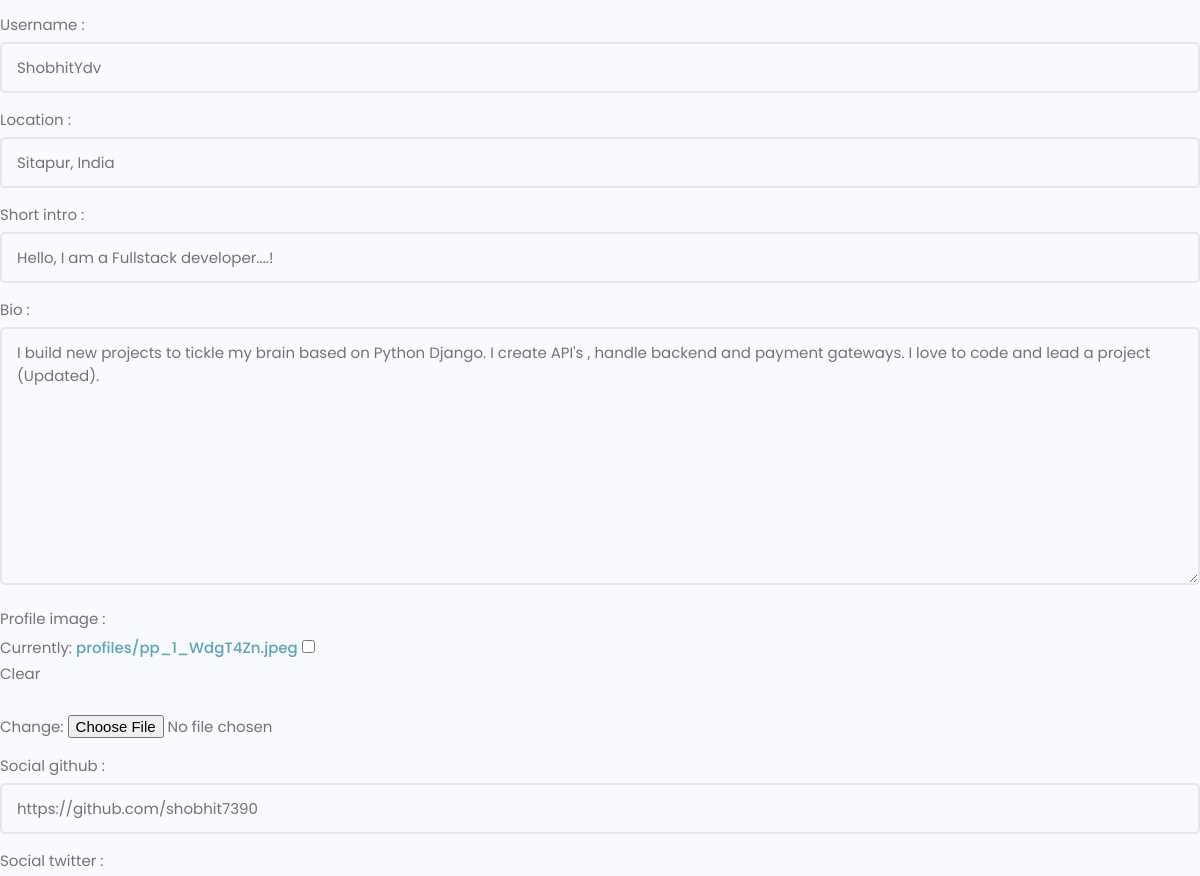
The app's page /edit-account/ (signed in, middle part), older data.
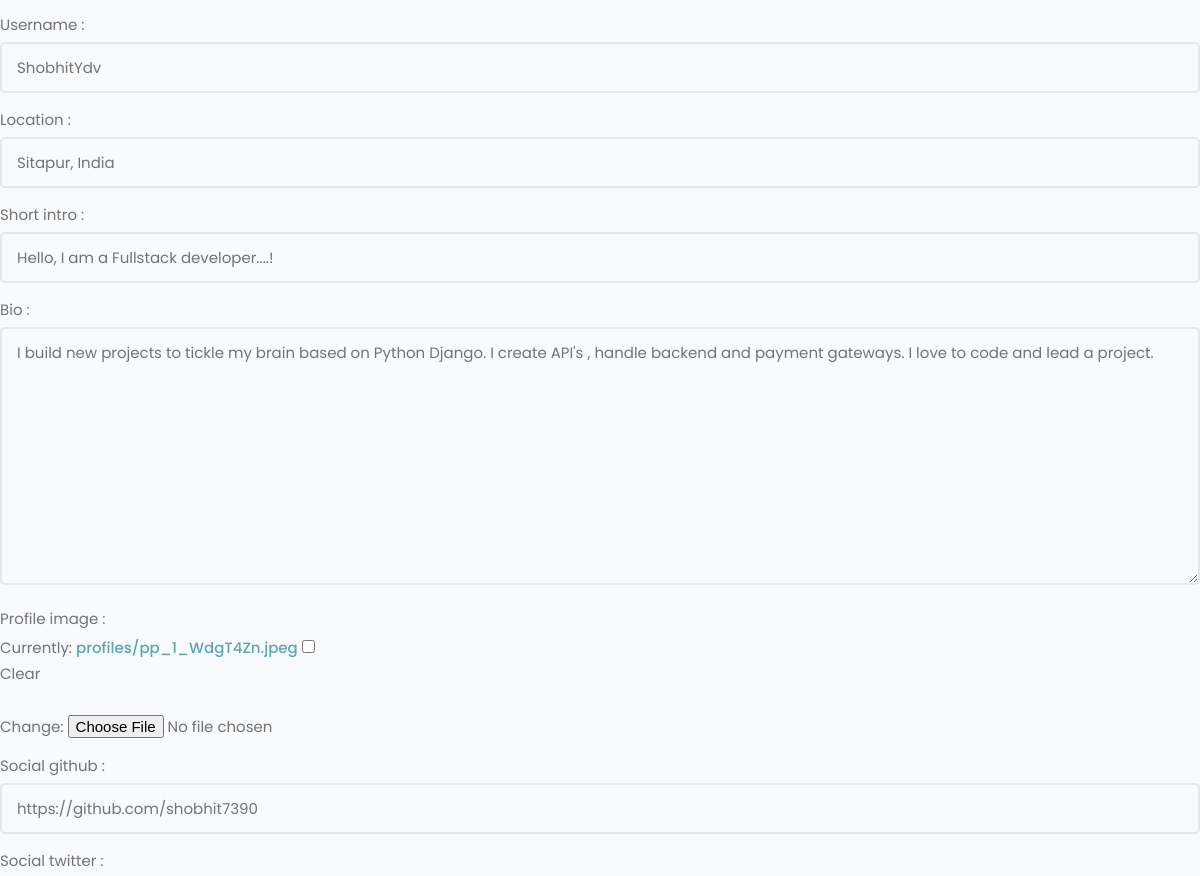
The same page, newer data.
### users/models.py (models this page shows, shortened)
class Profile(models.Model):
    user=models.OneToOneField(User, on_delete=models.CASCADE, null=True, blank=True)
    name=models.CharField(max_length=200, null=True,blank=True)
    email=models.EmailField(max_length=500, null=True,blank=True)
    username=models.CharField(max_length=200, null=True,blank=True)
    location=models.CharField(max_length=200, null=True,blank=True)
    short_intro=models.CharField(max_length=200, null=True,blank=True)
    bio=models.TextField(null=True,blank=True)
    profile_image=models.ImageField(null=True,blank=True,upload_to='profiles/',default='profiles/user-default.png')
    social_github=models.CharField(max_length=200, null=True,blank=True)
    social_twitter=models.CharField(max_length=200, null=True,blank=True)
    social_linkedin=models.CharField(max_length=200, null=True,blank=True)
    social_youtube=models.CharField(max_length=200, null=True,blank=True)
    social_website=models.CharField(max_length=200, null=True,blank=True)
    created=models.DateTimeField(auto_now_add=True)
    id=models.UUIDField(default=uuid.uuid4, unique=True, primary_key=True, editable=False)

### users/views.py (the view)
# urls.py: path('edit-account/', views.editAccount, name='edit-account'),
@login_required(login_url='login')
def editAccount(request):
    profile=request.user.profile
    form=ProfileForm(instance=profile)
    if request.method=='POST':
        form=ProfileForm(request.POST, request.FILES, instance=profile)
        if form.is_valid():
            form.save()
            return redirect('account')
    context={'form':form}
    return render(request, 'users/profile_form.html', context)

### users/forms.py
class ProfileForm(ModelForm):
    class Meta:
        model=Profile
        exclude=['user']
    def __init__(self, *args, **kwargs):
        super(ProfileForm, self).__init__(*args, **kwargs)
        for name, field in self.fields.items():
            field.widget.attrs.update({'class':'input'})

### users/templates/users/profile_form.html (shortened to what this page needs)
{% extends 'main.html' %}
{% block content %}
<main class="formPage my-xl">
    <div class="content-box">
        <div class="formWrapper">
            <br>
            <form class="form" method="POST" action="{% url 'edit-account' %}" enctype="multipart/form-data">
                {% for field in form %}
                <div class="form__field">
                    <label for="formInput#text">{{field.label}} :</label>
                    {{field}}
                </div>
                {% endfor %}
            </form>
        </div>
    </div>
</main>
{% endblock content %}

Row changes from the older to the newer data that the page shows:
changed Profile "ShobhitYdv": bio "…code and lead a project (Updated)." → "I build new projects to tickle my brain based on Python Django. I create API's , handle backend and payment gateways. I love to code and lead a project."
